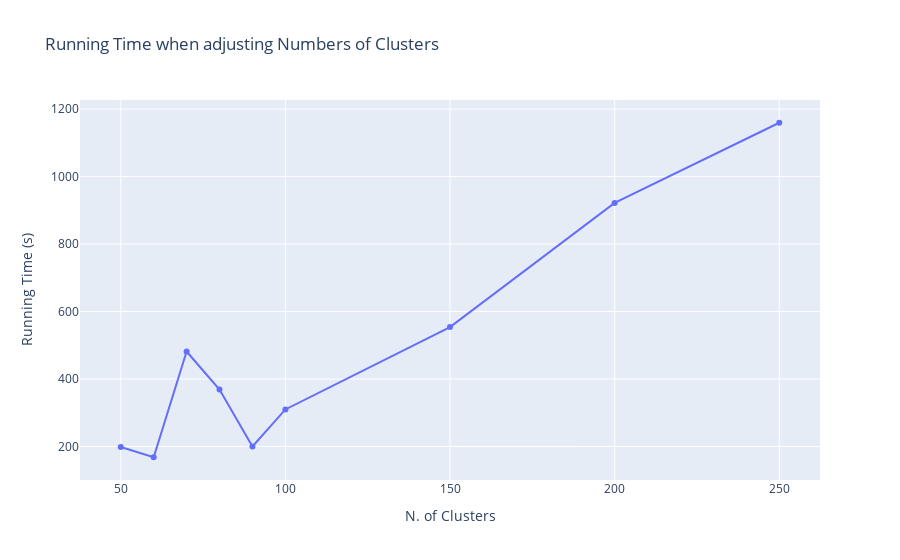
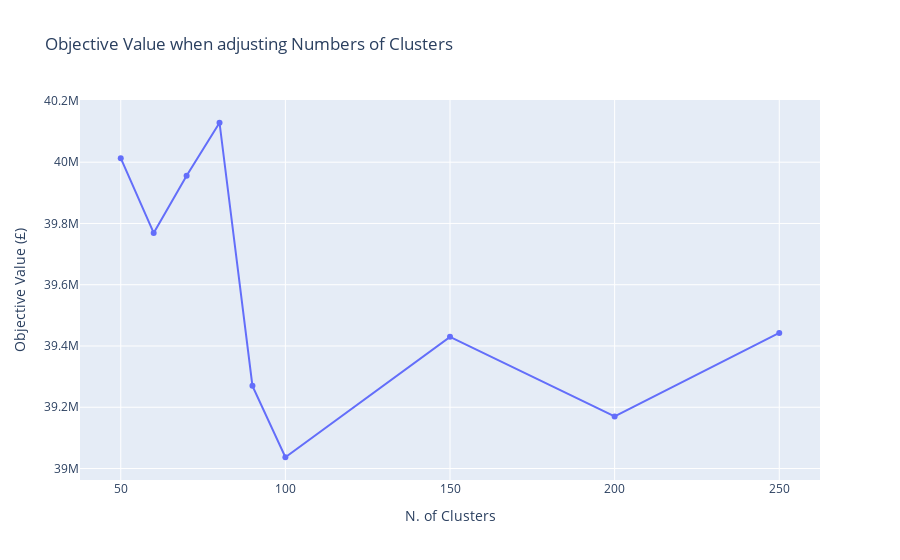

Notebook source saved alongside these figures, in order:
### Code cell
fig_obj = go.Figure()
fig_rt = go.Figure()
fig_rt.add_trace(go.Scatter(x = op_x, y = op_rt_y))
fig_obj.add_trace(go.Scatter(x = op_x, y = op_obj_y))

fig_rt.update_layout(title = 'Running Time when adjusting Numbers of Clusters', xaxis_title = 'N. of Clusters', yaxis_title = 'Running Time (s)')
fig_obj.update_layout(title = 'Objective Value when adjusting Numbers of Clusters', xaxis_title = 'N. of Clusters', yaxis_title = 'Objective Value (£)')
fig_rt.show()
fig_obj.show()

### Figure 1 — Plotly figure (JSON) as saved in the notebook; plotly's stock layout.template omitted (floating-point values rounded to 4 significant figures)
{"data": [{"type": "scatter", "x": [50, 60, 70, 80, 90, 100, 150, 200, 250], "y": [198.5, 168.2, 481.6, 369.0, 200.2, 309.9, 553.9, 922.0, 1160.0]}], "layout": {"title": {"text": "Running Time when adjusting Numbers of Clusters"}, "xaxis": {"title": {"text": "N. of Clusters"}}, "yaxis": {"title": {"text": "Running Time (s)"}}}}

### Figure 2 — Plotly figure (JSON) as saved in the notebook; plotly's stock layout.template omitted (floating-point values rounded to 4 significant figures)
{"data": [{"type": "scatter", "x": [50, 60, 70, 80, 90, 100, 150, 200, 250], "y": [40010000.0, 39770000.0, 39960000.0, 40130000.0, 39270000.0, 39040000.0, 39430000.0, 39170000.0, 39440000.0]}], "layout": {"title": {"text": "Objective Value when adjusting Numbers of Clusters"}, "xaxis": {"title": {"text": "N. of Clusters"}}, "yaxis": {"title": {"text": "Objective Value (£)"}}}}
